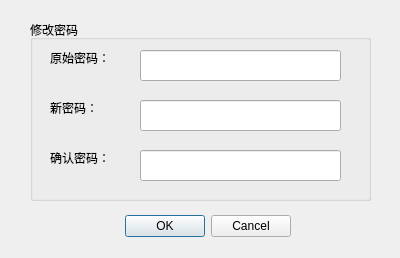
<?xml version="1.0" encoding="UTF-8"?>
<ui version="4.0">
 <class>ChangePasswordDlg</class>
 <widget class="QDialog" name="ChangePasswordDlg">
  <property name="geometry">
   <rect>
    <x>0</x>
    <y>0</y>
    <width>400</width>
    <height>258</height>
   </rect>
  </property>
  <property name="windowTitle">
   <string>修改密码</string>
  </property>
  <widget class="QDialogButtonBox" name="buttonBox">
   <property name="geometry">
    <rect>
     <x>80</x>
     <y>210</y>
     <width>211</width>
     <height>32</height>
    </rect>
   </property>
   <property name="orientation">
    <enum>Qt::Horizontal</enum>
   </property>
   <property name="standardButtons">
    <set>QDialogButtonBox::Cancel|QDialogButtonBox::Ok</set>
   </property>
  </widget>
  <widget class="QLineEdit" name="lineEdit">
   <property name="geometry">
    <rect>
     <x>140</x>
     <y>50</y>
     <width>201</width>
     <height>31</height>
    </rect>
   </property>
   <property name="echoMode">
    <enum>QLineEdit::Password</enum>
   </property>
  </widget>
  <widget class="QLineEdit" name="lineEdit_2">
   <property name="geometry">
    <rect>
     <x>140</x>
     <y>100</y>
     <width>201</width>
     <height>31</height>
    </rect>
   </property>
   <property name="echoMode">
    <enum>QLineEdit::Password</enum>
   </property>
  </widget>
  <widget class="QLineEdit" name="lineEdit_3">
   <property name="geometry">
    <rect>
     <x>140</x>
     <y>150</y>
     <width>201</width>
     <height>31</height>
    </rect>
   </property>
   <property name="echoMode">
    <enum>QLineEdit::Password</enum>
   </property>
  </widget>
  <widget class="QLabel" name="label">
   <property name="geometry">
    <rect>
     <x>50</x>
     <y>50</y>
     <width>72</width>
     <height>15</height>
    </rect>
   </property>
   <property name="text">
    <string>原始密码：</string>
   </property>
  </widget>
  <widget class="QLabel" name="label_2">
   <property name="geometry">
    <rect>
     <x>50</x>
     <y>100</y>
     <width>72</width>
     <height>15</height>
    </rect>
   </property>
   <property name="text">
    <string>新密码：</string>
   </property>
  </widget>
  <widget class="QLabel" name="label_3">
   <property name="geometry">
    <rect>
     <x>50</x>
     <y>150</y>
     <width>72</width>
     <height>15</height>
    </rect>
   </property>
   <property name="text">
    <string>确认密码：</string>
   </property>
  </widget>
  <widget class="QGroupBox" name="groupBox">
   <property name="geometry">
    <rect>
     <x>30</x>
     <y>20</y>
     <width>341</width>
     <height>181</height>
    </rect>
   </property>
   <property name="title">
    <string>修改密码</string>
   </property>
  </widget>
  <zorder>groupBox</zorder>
  <zorder>buttonBox</zorder>
  <zorder>lineEdit</zorder>
  <zorder>lineEdit_2</zorder>
  <zorder>lineEdit_3</zorder>
  <zorder>label</zorder>
  <zorder>label_2</zorder>
  <zorder>label_3</zorder>
 </widget>
 <resources/>
 <connections>
  <connection>
   <sender>buttonBox</sender>
   <signal>accepted()</signal>
   <receiver>ChangePasswordDlg</receiver>
   <slot>accept()</slot>
   <hints>
    <hint type="sourcelabel">
     <x>248</x>
     <y>254</y>
    </hint>
    <hint type="destinationlabel">
     <x>157</x>
     <y>274</y>
    </hint>
   </hints>
  </connection>
  <connection>
   <sender>buttonBox</sender>
   <signal>rejected()</signal>
   <receiver>ChangePasswordDlg</receiver>
   <slot>reject()</slot>
   <hints>
    <hint type="sourcelabel">
     <x>316</x>
     <y>260</y>
    </hint>
    <hint type="destinationlabel">
     <x>286</x>
     <y>274</y>
    </hint>
   </hints>
  </connection>
 </connections>
</ui>
